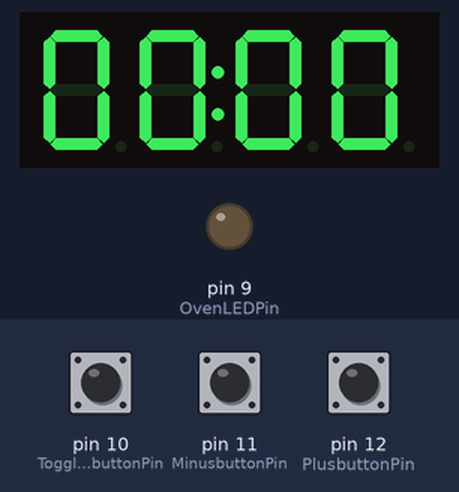
Bench run of a sketch on a simulated Arduino Nano, built with avr-gcc and run on an emulated ATmega328P. On the bench: 4-digit seven-segment display, output pins drawn as LEDs (lit = HIGH). Inputs (shaded band) come from the test bench; at power-on: pin 10 (ToggleTimerbuttonPin) HIGH, pin 11 (MinusbuttonPin) HIGH, pin 12 (PlusbuttonPin) HIGH.

Above: at 1.2 s.
1.3 s: pin 10 (ToggleTimerbuttonPin) pulled LOW for 0.15 s
At 2.8 s:
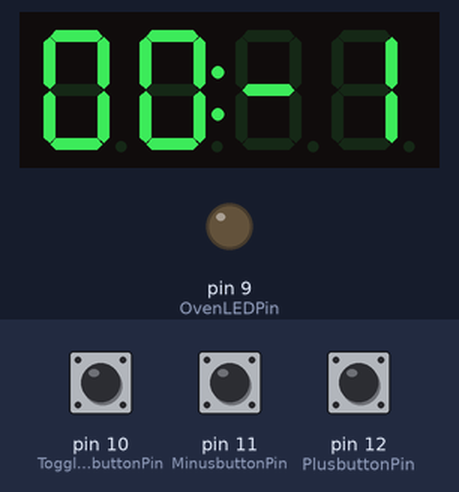
4.4 s: pin 11 (MinusbuttonPin) pulled LOW for 0.15 s
7.5 s: pin 11 (MinusbuttonPin) pulled LOW for 1 s
At 11.38 s:
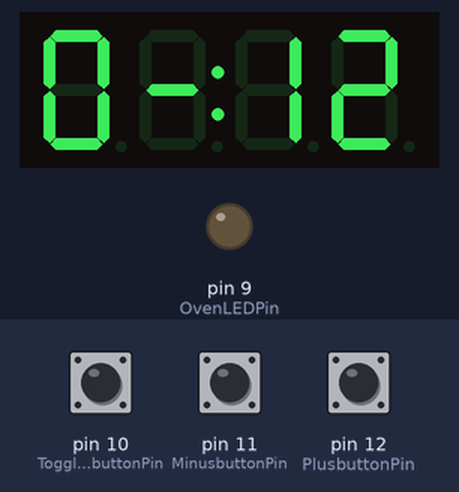
11.5 s: pin 12 (PlusbuttonPin) pulled LOW for 0.15 s
At 12.1 s:
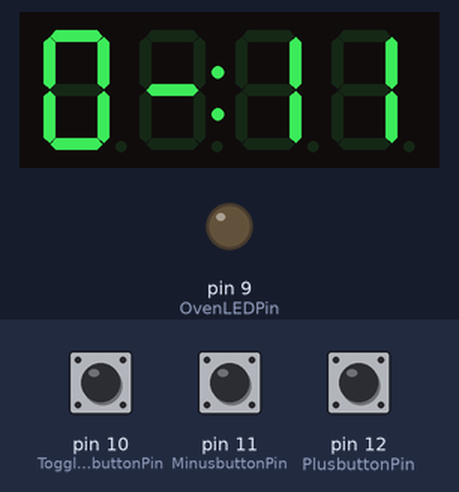
14.6 s: pin 12 (PlusbuttonPin) pulled LOW for 1 s
At 15.1 s:
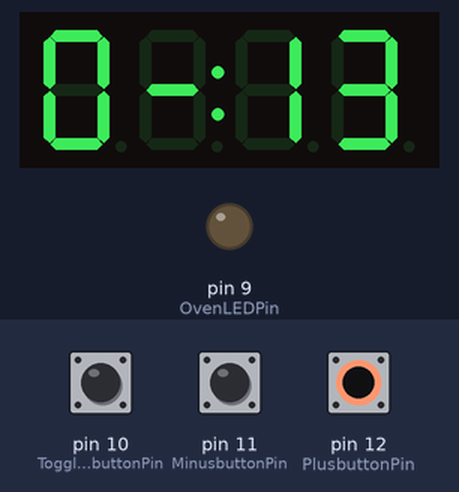
Timing chart, 0 to 17.6 s (numbered marks = the images above; inputs shaded):
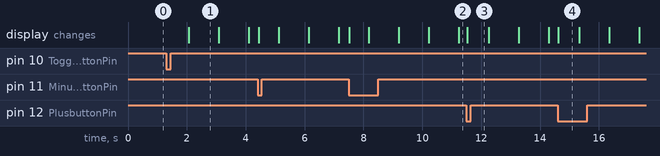

The sketch:

main.ino
```cpp
#include <Arduino.h>
#include <TM1637Display.h>

const uint8_t SEG_BEEP[] = {
    SEG_A | SEG_B | SEG_C | SEG_D | SEG_E | SEG_F | SEG_G, // B
    SEG_A | SEG_D | SEG_E | SEG_F | SEG_G,                 // E
    SEG_A | SEG_D | SEG_E | SEG_F | SEG_G,                 // E
    SEG_A | SEG_B | SEG_E | SEG_F | SEG_G,                 // P
};

const int PlusbuttonPin = 12;
const int MinusbuttonPin = 11;
const int ToggleTimerbuttonPin = 10;
const int OvenLEDPin = 9;

const int CLK = 8;
const int DIO = 7;

int buttonPushCounter = 0;

int PlusbuttonState = 0;
int PluslastButtonState = 0;

int MinusbuttonState = 0;
int MinuslastButtonState = 0;

int ToggleTimerbuttonState = 0;
int ToggleTimerlastButtonState = 0;

unsigned long previousMillis = 0;

bool isTimerEnabled = false;

TM1637Display display(CLK, DIO);

void setup() {
  pinMode(PlusbuttonPin, INPUT_PULLUP);
  pinMode(MinusbuttonPin, INPUT_PULLUP);
  pinMode(ToggleTimerbuttonPin, INPUT_PULLUP);


  pinMode(OvenLEDPin, OUTPUT);

  display.setBrightness(0x0a);

  Serial.begin(9600);
}


void ShowBeep(void)
{
  for(int i=0; i < 5; i++) {
    display.setSegments(SEG_BEEP);
    delay(1000);
    display.clear();
    delay(500);
  }
}


void loop() {
  PlusbuttonState = digitalRead(PlusbuttonPin);
  MinusbuttonState = digitalRead(MinusbuttonPin);
  ToggleTimerbuttonState = digitalRead(ToggleTimerbuttonPin);


  if (PlusbuttonState != PluslastButtonState && PlusbuttonState == LOW) {
    buttonPushCounter++;
  }
  PluslastButtonState = PlusbuttonState;


  if (MinusbuttonState != MinuslastButtonState && MinusbuttonState == LOW) {
    buttonPushCounter--;
  }
  MinuslastButtonState = MinusbuttonState;


  if (ToggleTimerbuttonState != ToggleTimerlastButtonState && ToggleTimerbuttonState == LOW) {
    isTimerEnabled = !isTimerEnabled;
  }
  ToggleTimerlastButtonState = ToggleTimerbuttonState;


  if(millis() - previousMillis > 1000) {
    previousMillis = millis();

    if (isTimerEnabled) {
      buttonPushCounter--;
    }

    if (buttonPushCounter == 0 && isTimerEnabled) {
      ShowBeep();
    }

    if (buttonPushCounter == 0) {
      isTimerEnabled = false;
    }
  }


  display.showNumberDecEx(buttonPushCounter, 0b01000000, true);
}
```

Measured:
- after the input at 1.3 s, the display: changes after 0.76 s (image 1)
- what the display in image 1 shows lasts 1.0 s, from 2.1 s to 3.1 s
- what the display in image 4 shows lasts 0.7 s, from 14.6 s to 15.3 s
